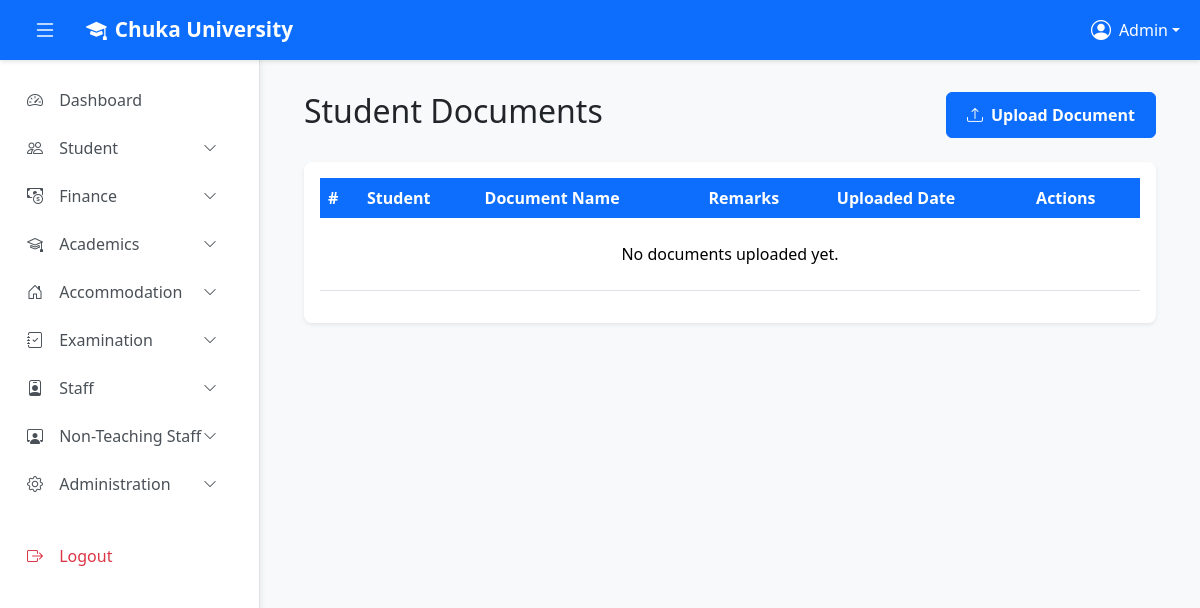
Page /admin/student/documents.php (signed in) on the earlier database version.
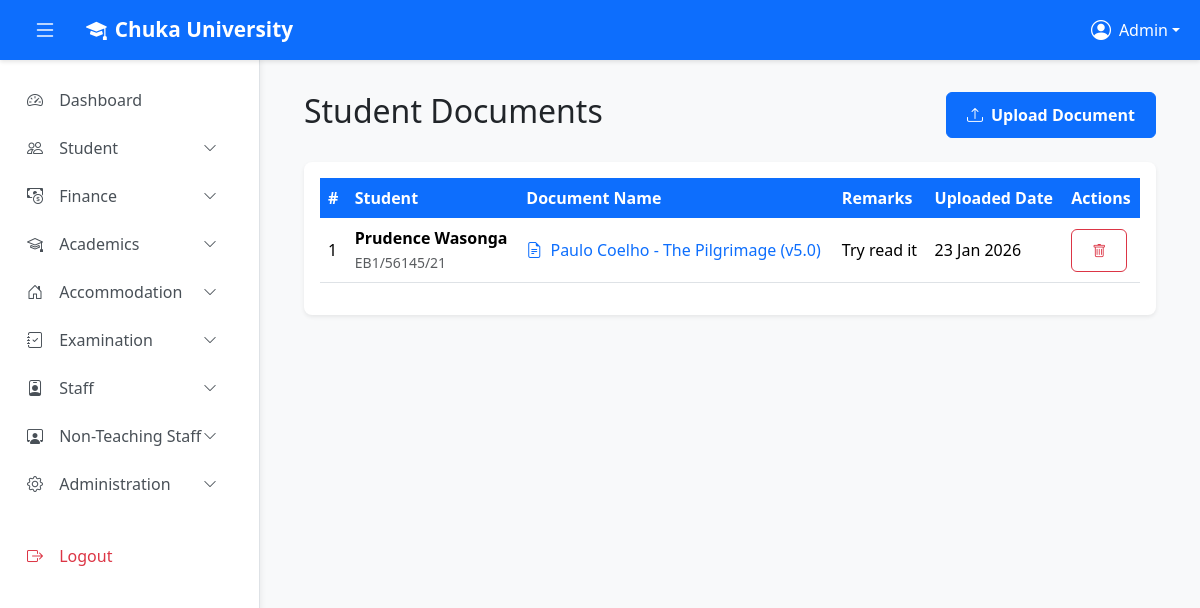
Same page on the later database version.
### tables this page shows
CREATE TABLE `student_documents` (
  `id` int(11) NOT NULL,
  `user_id` int(11) NOT NULL,
  `document_name` varchar(255) NOT NULL,
  `file_path` varchar(255) NOT NULL,
  `remarks` text DEFAULT NULL,
  `created_at` timestamp NOT NULL DEFAULT current_timestamp()
);

CREATE TABLE `users` (
  `id` int(11) NOT NULL,
  `first_name` varchar(50) NOT NULL DEFAULT '',
  `last_name` varchar(50) NOT NULL DEFAULT '',
  `email` varchar(255) NOT NULL,
  `reg_no` varchar(50) DEFAULT NULL,
  `password` varchar(255) NOT NULL,
  `role` varchar(20) NOT NULL DEFAULT 'user',
  `status` enum('active','inactive') NOT NULL DEFAULT 'active',
  `last_login` timestamp NULL DEFAULT NULL,
  `created_at` timestamp NOT NULL DEFAULT current_timestamp(),
  `fullname` varchar(100) GENERATED ALWAYS AS (concat(`first_name`,' ',`last_name`)) STORED,
  `gender` enum('Male','Female','Other') DEFAULT NULL,
  `dob` date DEFAULT NULL,
  `address` varchar(255) DEFAULT NULL,
  `campus` varchar(50) DEFAULT 'MAIN',
  `programme` varchar(150) DEFAULT NULL,
  `course_id` int(11) DEFAULT NULL,
  `attempted_units` int(11) DEFAULT 0,
  `registered_units` int(11) DEFAULT 0
);

### admin/student/documents.php (the view, shortened to what this page needs)
<?php
include '../../config.php';
$documents = $conn->query("SELECT sd.*, u.first_name, u.last_name, u.reg_no FROM student_documents sd JOIN users u ON sd.user_id = u.id ORDER BY sd.created_at DESC")->fetch_all(MYSQLI_ASSOC);
?>
<!DOCTYPE html>
<html lang="en">
<head>
    <link href="https://cdn.jsdelivr.net/npm/bootstrap@5.3.3/dist/css/bootstrap.min.css" rel="stylesheet">
    <link href="https://cdn.jsdelivr.net/npm/bootstrap-icons@1.11.3/font/bootstrap-icons.css" rel="stylesheet">
    <link href="../assets/main.css" rel="stylesheet">
</head>
<body>
    <?php include_once '../partials/top_navbar.php'; ?>
    <?php include_once '../partials/sidebar.php'; ?>
    <main class="main-content" id="mainContent">
        <div class="container-fluid">
            <div class="d-flex justify-content-between align-items-center mb-4">
                <h2>Student Documents</h2>
                <button class="btn btn-primary" data-bs-toggle="modal" data-bs-target="#uploadModal">
                    <i class="bi bi-upload me-2"></i>Upload Document
                </button>
            </div>
            <div class="card shadow-sm">
                <div class="card-body">
                    <div class="table-responsive">
                        <table class="table table-hover align-middle">
                            <thead class="table-light">
                                <tr>
                                    <th>#</th>
                                    <th>Student</th>
                                    <th>Document Name</th>
                                    <th>Remarks</th>
                                    <th>Uploaded Date</th>
                                    <th>Actions</th>
                                </tr>
                            </thead>
                            <tbody>
                                <?php if (empty($documents)): ?>
                                <tr>
                                    <td colspan="6" class="text-center py-4">No documents uploaded yet.</td>
                                </tr>
                                <?php else: ?>
                                    <?php foreach ($documents as $index => $doc): ?>
                                    <tr>
                                        <td><?php echo $index + 1; ?></td>
                                        <td>
                                            <strong><?php echo htmlspecialchars($doc['first_name'] . ' ' . $doc['last_name']); ?></strong><br>
                                            <small class="text-muted"><?php echo htmlspecialchars($doc['reg_no']); ?></small>
                                        </td>
                                        <td>
                                            <a href="../../<?php echo htmlspecialchars($doc['file_path']); ?>" target="_blank" class="text-decoration-none">
                                                <i class="bi bi-file-earmark-text me-1"></i>
                                                <?php echo htmlspecialchars($doc['document_name']); ?>
                                            </a>
                                        </td>
                                        <td><?php echo htmlspecialchars($doc['remarks'] ?? '-'); ?></td>
                                        <td><?php echo date('d M Y', strtotime($doc['created_at'])); ?></td>
                                        <td>
                                            <a href="?delete=<?php echo $doc['id']; ?>" class="btn btn-sm btn-outline-danger" onclick="return confirm('Are you sure?')">
                                                <i class="bi bi-trash"></i>
                                            </a>
                                        </td>
                                    </tr>
                                    <?php endforeach; ?>
                                <?php endif; ?>
                            </tbody>
                        </table>
                    </div>
                </div>
            </div>
        </div>
    </main>
</body>
</html>

Differences in the rows shown:
added student_documents: user.last_name "Prudence Wasonga", user.reg_no "EB1/56145/21", document_name "Paulo Coelho - The Pilgrimage (v5.0)", remarks "Try read it", created_at "23 Jan 2026"
Other differences:
text no longer shown: "No documents uploaded yet."
